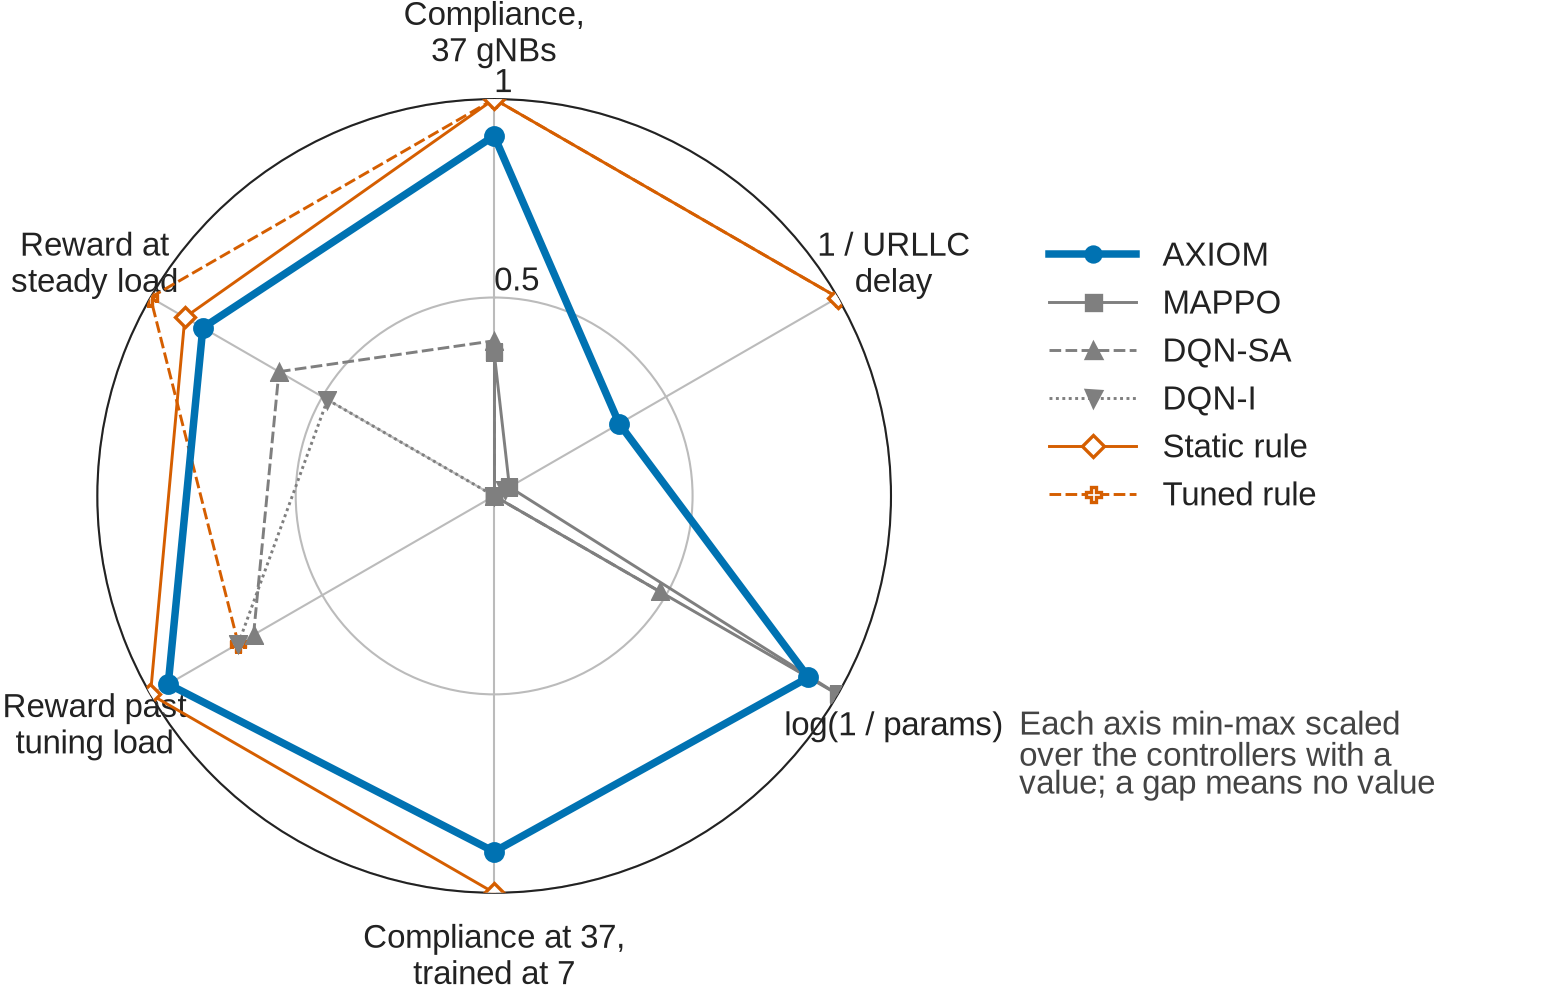

Reproduce this figure in Python.
#!/usr/bin/env python3
"""Fig. 10, option D: radar chart, for comparison only. Every value comes from data.json (data.py).

Six axes, each min-max normalised across the controllers that have a value on it (0 = lowest, 1 = highest):
  compliance at 37 gNBs (%), 1/URLLC delay (1/control periods), log10(1/parameters at 37 gNBs), compliance at 37 after
  training at 7 (%), reward per step minus the tuned rule's past the tuning load (Env B, 19 gNBs, mean of 110-120%),
  and the same at nominal load. Missing values break the outline: rules have no learned parameters, DQN-SA and DQN-I
  cannot run at another size, and the tuned rule was not carried across sizes in Env A.
Writes fig10_D (default order) and fig10_D_alt (permuted order) to show how the shape depends on axis order.
Run: python fig10_D.py
"""
import os
import sys

import numpy as np

sys.path.insert(0, os.path.dirname(os.path.abspath(__file__)))
import style as S  # noqa: E402
from data import load  # noqa: E402

S.setup()
import matplotlib.pyplot as plt  # noqa: E402

D = load()
LS = {"axiom2": "-", "mappo_tuned": "-", "single_agent_dqn": (0, (4, 1.5)), "independent_dqn": (0, (1, 1.2)),
      "rule_static": "-", "rule_local": (0, (4, 1.5))}


def raw():
    sla, dl, P, tr, past, st = D["sla37"], D["delay37"], D["params"], D["transfer37"], D["past19"], D["steady19"]
    ax = {}
    ax["comp"] = {a: sla[a]["mean"] for a in S.ORDER if a in sla}
    ax["delay"] = {a: 1 / dl[a]["mean"] for a in S.ORDER if a in dl}
    ax["params"] = {a: np.log10(1 / P[a]["37"]) for a in S.LEARNED}
    ax["transfer"] = {a: tr[a]["mean"] for a in tr} | {"rule_static": sla["rule_static"]["mean"]}
    ax["past"] = {a: past[a]["mean"] for a in past} | {"rule_local": 0.0}
    ax["steady"] = {a: st[a]["mean"] for a in st} | {"rule_local": 0.0}
    return ax


LABEL = {"comp": "Compliance,\n37 gNBs", "delay": "1 / URLLC\ndelay", "params": "log(1 / params)",
         "transfer": "Compliance at 37,\ntrained at 7", "past": "Reward past\ntuning load", "steady": "Reward at\nsteady load"}


def draw(order, stem):
    R = raw()
    N = {k: {a: (v - min(d.values())) / (max(d.values()) - min(d.values())) for a, v in d.items()} for k, d in R.items()}
    th = np.linspace(0, 2 * np.pi, len(order), endpoint=False)
    fig = plt.figure(figsize=(S.WIDTH_IN, 84 / 25.4))
    ax = fig.add_axes([0.06, 0.10, 0.52, 0.80], polar=True)
    ax.set_theta_offset(np.pi / 2); ax.set_theta_direction(-1)
    ax.set_ylim(0, 1); ax.set_yticks([0.5, 1.0]); ax.set_yticklabels(["0.5", "1"]); ax.set_rlabel_position(0)
    ax.set_xticks(th); ax.set_xticklabels([LABEL[k] for k in order])
    ax.tick_params(axis="x", pad=6)
    ax.grid(color=S.FAINT, lw=0.5); ax.spines["polar"].set_linewidth(0.5)
    hs = []
    for a in S.ORDER[::-1]:
        vals = [N[k].get(a) for k in order]
        lw = 1.8 if a == "axiom2" else 0.7
        for i in range(len(order)):
            j = (i + 1) % len(order)
            if vals[i] is not None and vals[j] is not None:
                t2 = th[j] if j else 2 * np.pi
                ax.plot([th[i], t2], [vals[i], vals[j]], color=S.COLOR[a], lw=lw, ls=LS[a], zorder=5 if a == "axiom2" else 3)
        pts = [(t, v) for t, v in zip(th, vals) if v is not None]
        h, = ax.plot([p[0] for p in pts], [p[1] for p in pts], zorder=6, **S.marker_kw(a, ms=3.4 if a != "axiom2" else 4.2))
        h.set_linestyle(LS[a]); h.set_linewidth(lw); h.set_color(S.COLOR[a])
        h.set_data([p[0] for p in pts], [p[1] for p in pts]); h.set_linestyle("none")
        hs.append((a, ax.plot([], [], color=S.COLOR[a], lw=lw, ls=LS[a], **{k: v for k, v in S.marker_kw(a, ms=3.6).items() if k != "ls"})[0]))
    hs = [h for a in S.ORDER for b, h in hs if a == b]
    fig.legend(hs, [S.NAME[a] for a in S.ORDER], loc="center left", bbox_to_anchor=(0.66, 0.62), frameon=False, handlelength=2.6)
    fig.text(0.66, 0.24, "Each axis min-max scaled\nover the controllers with a\nvalue; a gap means no value", ha="left", va="center",
             color="#444444", linespacing=1.0)
    return S.save(fig, stem)


def main():
    a = draw(["comp", "delay", "params", "transfer", "past", "steady"], "fig10_D")
    b = draw(["comp", "transfer", "steady", "delay", "past", "params"], "fig10_D_alt")
    return a, b


if __name__ == "__main__":
    main()
